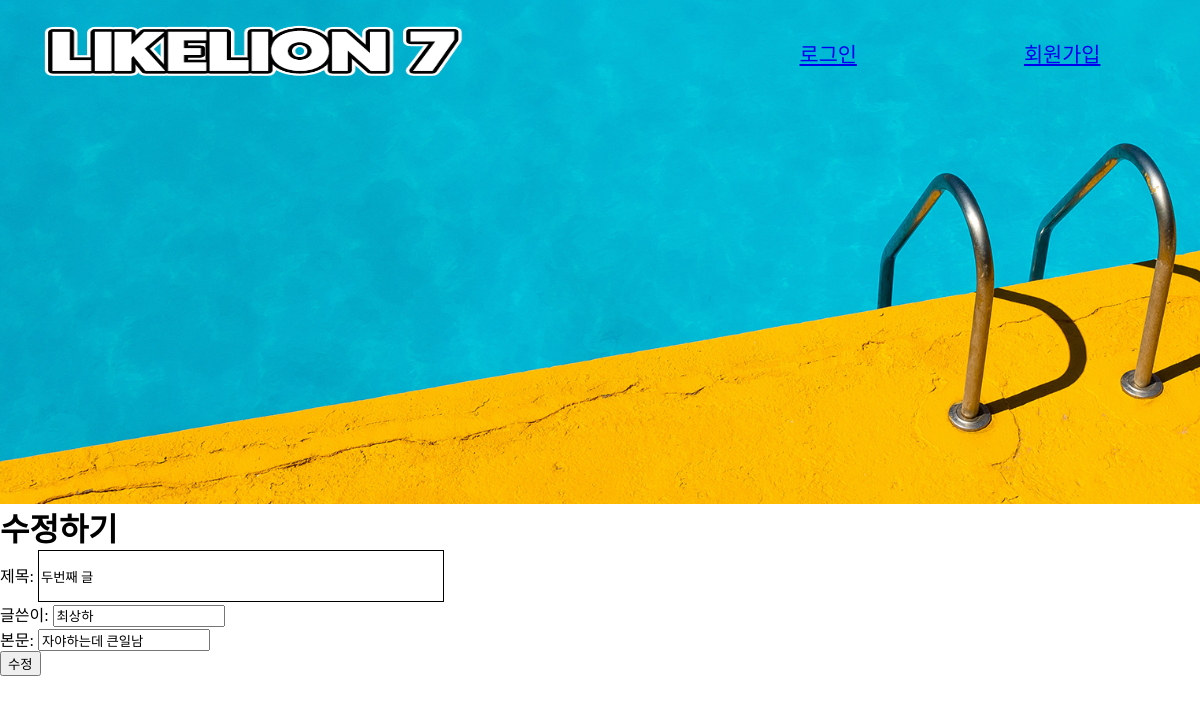
The page /edit/14/ on the database its author committed.
### blog/models.py (models this page shows, shortened)
class Post(models.Model):
    Title = models.CharField(max_length=200)
    Writer = models.CharField(max_length=100)
    Contents = models.TextField()
    Created_date = models.DateTimeField(default=timezone.now)

### blog/views.py (the view)
# urls.py: path('edit/<int:post_pk>/', views.edit, name='edit'),
def edit(request, post_pk):
    post = Post.objects.get(pk=post_pk)
    if request.method == "POST":
        form = PostForm(request.POST, instance=post)
        form.save()
        return redirect('detail', post.pk)
    else:
        form = PostForm(instance=post)
        return render(request, 'edit.html', {'form': form})

### blog/forms.py
class PostForm(forms.ModelForm):
    class Meta:
        model = Post
        fields = ('Title', 'Writer', 'Contents',)
        widgets = {
            'Title': forms.TextInput(attrs={'class': 'title', 'placeholder': '제목을 입력해주세요'}),
            'Writer': forms.TextInput(attrs={'class': 'writer'}),
            'Contents': forms.TextInput(attrs={'class': 'contents'})
        }
        labels = {
            'Title': '제목',
            'Writer': '글쓴이',
            'Contents': '본문'
        }

### blog/templates/edit.html (shortened to what this page needs)
{% extends 'base.html' %}
{% block content %}
<div class="edit">
    <div class="editHeader">
        <h1>수정하기</h1>
    </div>
    <div class="editContents">
        <form method="POST">
            {{ form.as_p }}
            <button class="Btn">수정</button>
        </form>
    </div>
    {% endblock %}

### static/base.css (style rules this page uses)
* { margin: 0%; font-family: 'AppleSDGothicNeoR00'; }
.title { width: 400px; height: 3rem; background: white; border: 1px solid black; }

### rows shown on the page
Post: Title "두번째 글", Writer "최상하", Contents "자야하는데 큰일남"
